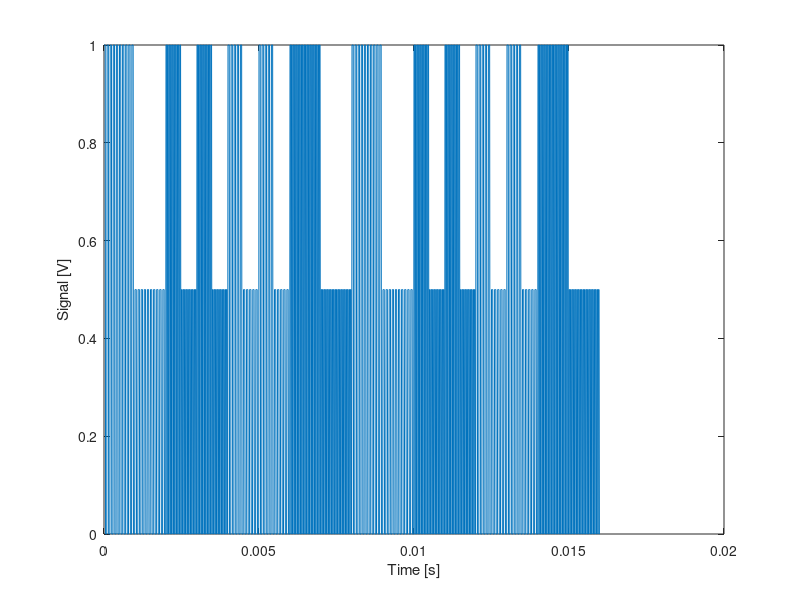
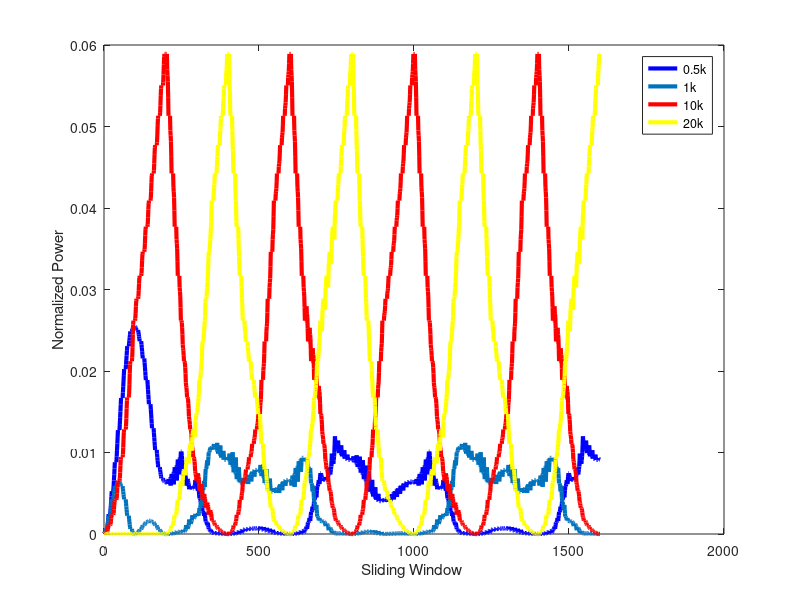

The MATLAB script that drew these images, in order:
%Simulator: simution of using fft for decoding fsk signal(high frequecies) under different frequencies(lower frequecies)

close all;
clearvars;
clear;

fs = 10*1e4; % samplong rate

f1 = 1*1e4; %10 k     frequecy 1 for higher frequency pair
f2 = 2*1e4; %20 k    frequecy 2 for higher frequency pair

f3 = 500; %  frequecy 1 for lower frequency pair
f4 = 1000;%  frequecy 1 for lower frequency pair

t0 = 0:1/fs:0.0005-1/fs;
v1 = (square(2*pi*t0*f1)+1)/2; % 1  ook   needs to be 0.0005 s
v2 = 0.5*((square(2*pi*t0*f1)+1)/2); % 0  ook  0.0005 s

v21 = (square(2*pi*t0*f2)+1)/2; % 1  ook   needs to be 0.0005 s
v22 = 0.5*((square(2*pi*t0*f2)+1)/2); % 0  ook  0.0005 s

% v3 = [v1,v1,v1,v1,v1,v1,v1,v1,v1,v1,v2,v2,v2,v2,v2,v2,v2,v2,v2,v2]; %fsk 500  0
% v4 = [v1,v2,v1,v2,v1,v2,v1,v2,v1,v2,v1,v2,v1,v2,v1,v2,v1,v2,v1,v2,]; %fsk 5k   1

%fs 

v3 = [v1,v1,v2,v2]; %fsk 500  0
v4 = [v1,v2,v1,v2]; %fsk 1k   1

v5 = [v21,v21,v22,v22]; %fsk 500  0
v6 = [v21,v22,v21,v22]; %fsk 1k   1

% dv1 = [diff(v1),1];
% dv2 = [diff(v2),1];
% dv3 = [diff(v3),1];

v = [v3,v6,v4,v5,v3,v6,v4,v5]; % fsk1: 01100110  %fsk2: 0 1 0 1 0 0101
% dv = diff(v);
% dv = [dv,1];
% x = v;
t = 0:1/fs:0.0005*length(v)/length(v1)-1/fs;
x = v;
% t = t(2:end);

figure(1)
plot(t, x);
xlabel("Time [s]")
ylabel("Signal [V]")



n = 200;  % number of FFT.  determines the  f-resolution = fs/n  we want it to be 500 at least

a = buffer(x,n,n-1); % overlap . padding in the beginning but not the end

i = 1;
y_want = [];
coe = [];

while i < length(a(1,:))+1

%     R = corrcoef(a(:,i), dv3');
    Y = fft(a(:,i), n);
    P = abs(Y/n).^2;
    P1= P(1:n/2+1);
    y_want = [y_want; P1(2), P1(3), P1(21), P1(41)];
    i = i +1;
end

f_plot = fs*(0:(n/2))/n;




figure(2)
plot(f_plot, P1);
xlabel("Frequecies ")
ylabel("Normalized Power")

plot(1:length(y_want), y_want(:,1), 'b', 'LineWidth',3);
hold on
plot(1:length(y_want), y_want(:,2), 'LineWidth',3);
hold on
plot(1:length(y_want), y_want(:,3), 'r', 'LineWidth',3);
hold on
plot(1:length(y_want), y_want(:,4), 'y','LineWidth',3);
hold off;

% legend('200', '400', '500');
legend('0.5k', '1k','10k','20k');
xlabel("Sliding Window ");
ylabel("Normalized Power");

